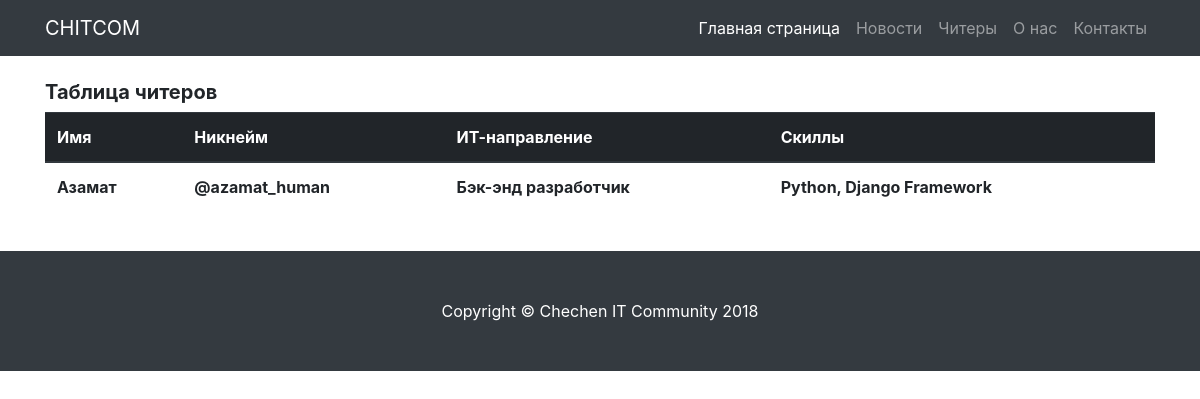
The page /chiters/ on the database as committed earlier.
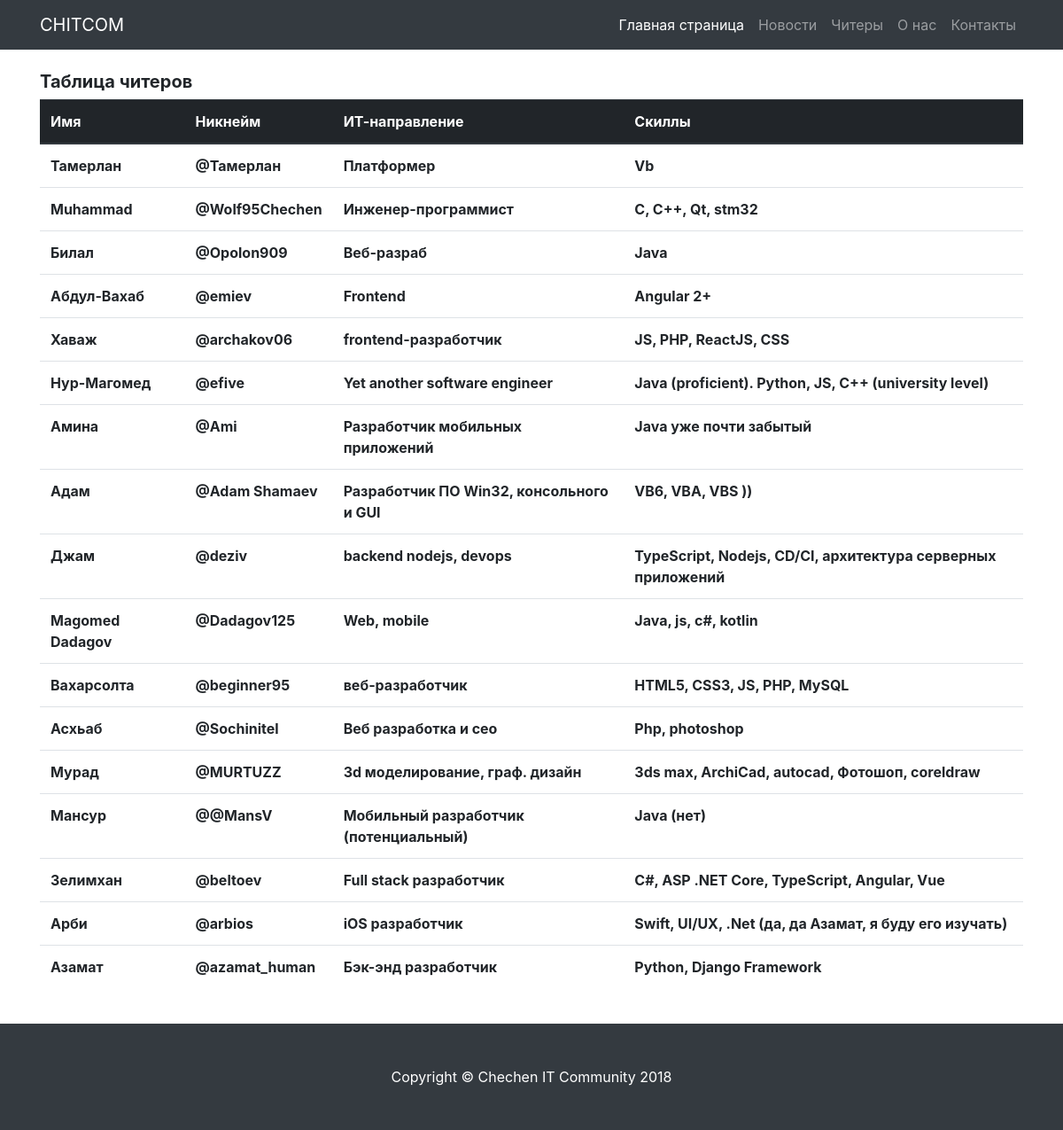
The same page on the database as committed later.
### chiters/models.py (models this page shows, shortened)
class Chiter(models.Model):
	name = models.CharField(max_length = 200)
	nickname = models.CharField(max_length = 200)
	direction = models.CharField(max_length = 200)
	technology = models.CharField(max_length = 400)
	date = models.DateTimeField(auto_now_add = True)

### chiters/views.py (the view)
# urls.py: path('', views.chiters, name='chiters'),
def chiters(request):
	chiter_list = Chiter.objects.order_by('-date')
	context = {'chiter_list': chiter_list}
	return render(request, 'chiters/chiters.html', context)

### chiters/templates/chiters/chiters.html
{% extends 'home/base.html' %}
{% block content %}
<h5><b>Таблица читеров</b></h5>
<div class="table-responsive">
	<table class="table">
		<thead class="thead-dark">
			<tr>
				<th scope="col">Имя</th>
				<th scope="col">Никнейм</th>
				<th scope="col">ИТ-направление</th>
				<th scope="col">Скиллы</th>
			</tr>
		</thead>
		<tbody>
			{% for chiter in chiter_list %}
			<tr>
				<th scope="row">{{ chiter.name }}</th>
				<th>@{{ chiter.nickname }}</th>
				<th>{{ chiter.direction }}</th>
				<th>{{ chiter.technology }}</th>
			</tr>
			{% endfor %}
		</tbody>
	</table>
</div>
{% endblock %}

### home/templates/home/base.html (shortened to what this page needs)
{% load static %}
<!DOCTYPE html>
<html lang="en">
<head>
  <link href="{% static 'home/bootstrap/css/bootstrap.min.css' %}" rel="stylesheet">
  <link href="{% static 'home/css/small-business.css' %}" rel="stylesheet">
</head>
<body>
  <nav class="navbar navbar-expand-lg navbar-dark bg-dark fixed-top">
    <div class="container">
      <a class="navbar-brand" href="{% url 'home:index' %}">CHITCOM</a>
      <div class="collapse navbar-collapse" id="navbarResponsive">
        <ul class="navbar-nav ml-auto">
          <li class="nav-item active">
            <a class="nav-link" href="{% url 'home:index' %}">Главная страница
            </a>
          </li>
          <li class="nav-item">
            <a class="nav-link" href="{% url 'news:index' %}">Новости</a>
          </li>
          <li class="nav-item">
            <a class="nav-link" href="{% url 'chiters:chiters' %}">Читеры</a>
          </li>
          <li class="nav-item">
            <a class="nav-link" href="{% url 'home:about' %}">О нас</a>
          </li>
          <li class="nav-item">
            <a class="nav-link" href="{% url 'home:contact' %}">Контакты</a>
          </li>
        </ul>
      </div>
    </div>
  </nav>
  <br>
  <div class="container">
    <div class="row">
      <div class="col">
      {% block content %}
      {% endblock %}
      </div>
    </div>
  </div>
  <br>
  <footer class="py-5 bg-dark">
    <div class="container">
      <p class="m-0 text-center text-white">Copyright &copy; Chechen IT Community 2018</p>
    </div>
  </footer>
</body>
</html>

### home/static/home/css/small-business.css (style rules this page uses)
body { padding-top: 54px; }
@media (min-width: 992px) { body { padding-top: 56px; } }

Rows that differ between the two databases and show on the page:
added Chiter: name "Тамерлан", nickname "Тамерлан", direction "Платформер", technology "Vb"
added Chiter: name "Muhammad", nickname "Wolf95Chechen", direction "Инженер-программист", technology "C, C++, Qt, stm32"
added Chiter: name "Билал", nickname "Opolon909", direction "Веб-разраб", technology "Java"
added Chiter: name "Абдул-Вахаб", nickname "emiev", direction "Frontend", technology "Angular 2+"
added Chiter: name "Хаваж", nickname "archakov06", direction "frontend-разработчик", technology "JS, PHP, ReactJS, CSS"
added Chiter: name "Нур-Магомед", nickname "efive", direction "Yet another software engineer", technology "Java (proficient). Python, JS, C++ (university level)"
added Chiter: name "Амина", nickname "Ami", direction "Разработчик мобильных приложений", technology "Java уже почти забытый"
added Chiter: name "Адам", nickname "Adam Shamaev", direction "Разработчик ПО Win32, консольного и GUI", technology "VB6, VBA, VBS ))"
added Chiter: name "Джам", nickname "deziv", direction "backend nodejs, devops", technology "TypeScript, Nodejs, CD/CI, архитектура серверных приложений"
added Chiter: name "Magomed Dadagov", nickname "Dadagov125", direction "Web, mobile", technology "Java, js, c#, kotlin"
added Chiter: name "Вахарсолта", nickname "beginner95", direction "веб-разработчик", technology "HTML5, CSS3, JS, PHP, MySQL"
added Chiter: name "Асхьаб", nickname "Sochinitel", direction "Веб разработка и сео", technology "Php, photoshop"
added Chiter: name "Мурад", nickname "MURTUZZ", direction "3d моделирование, граф. дизайн", technology "3ds max, ArchiCad, autocad, Фотошоп, coreldraw"
added Chiter: name "Мансур", nickname "@MansV", direction "Мобильный разработчик (потенциальный)", technology "Java (нет)"
added Chiter: name "Зелимхан", nickname "beltoev", direction "Full stack разработчик", technology "C#, ASP .NET Core, TypeScript, Angular, Vue"
added Chiter: name "Арби", nickname "arbios", direction "iOS разработчик", technology "Swift, UI/UX, .Net (да, да Азамат, я буду его изучать)"
